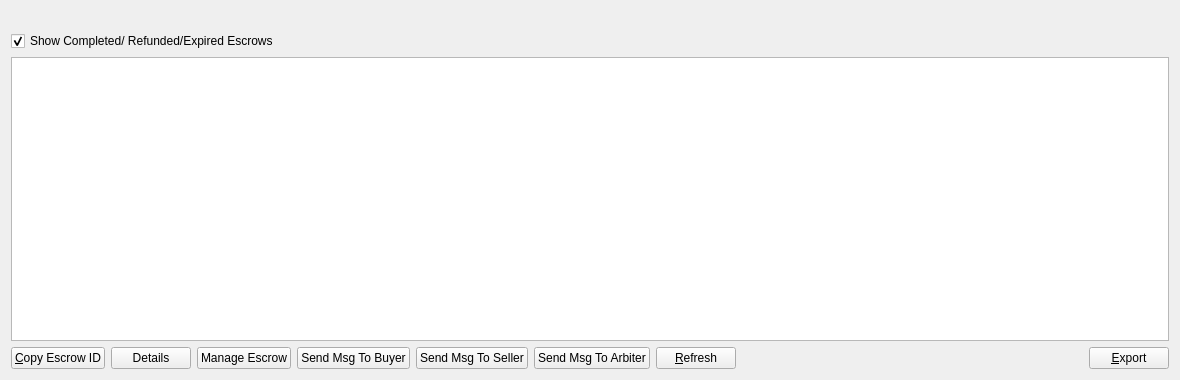
<?xml version="1.0" encoding="UTF-8"?>
<ui version="4.0">
 <class>MyEscrowListPage</class>
 <widget class="QWidget" name="MyEscrowListPage">
  <property name="geometry">
   <rect>
    <x>0</x>
    <y>0</y>
    <width>1180</width>
    <height>380</height>
   </rect>
  </property>
  <property name="windowTitle">
   <string>My Escrow List</string>
  </property>
  <layout class="QVBoxLayout" name="verticalLayout">
   <item>
    <widget class="QLabel" name="labelExplanation">
     <property name="textFormat">
      <enum>Qt::PlainText</enum>
     </property>
     <property name="wordWrap">
      <bool>true</bool>
     </property>
    </widget>
   </item>
   <item>
    <widget class="QCheckBox" name="completeCheck">
     <property name="text">
      <string>Show Completed/ Refunded/Expired Escrows</string>
     </property>
     <property name="checked">
      <bool>true</bool>
     </property>
    </widget>
   </item>
   <item>
    <widget class="QTableView" name="tableView">
     <property name="contextMenuPolicy">
      <enum>Qt::CustomContextMenu</enum>
     </property>
     <property name="toolTip">
      <string/>
     </property>
     <property name="tabKeyNavigation">
      <bool>false</bool>
     </property>
     <property name="alternatingRowColors">
      <bool>true</bool>
     </property>
     <property name="selectionMode">
      <enum>QAbstractItemView::SingleSelection</enum>
     </property>
     <property name="selectionBehavior">
      <enum>QAbstractItemView::SelectRows</enum>
     </property>
     <property name="sortingEnabled">
      <bool>true</bool>
     </property>
     <attribute name="verticalHeaderVisible">
      <bool>false</bool>
     </attribute>
    </widget>
   </item>
   <item>
    <layout class="QHBoxLayout" name="horizontalLayout">
     <item>
      <widget class="QPushButton" name="copyEscrow">
       <property name="toolTip">
        <string>Copy the currently selected escrow to the system clipboard</string>
       </property>
       <property name="text">
        <string>&amp;Copy Escrow ID</string>
       </property>
      </widget>
     </item>
     <item>
      <widget class="QPushButton" name="detailButton">
       <property name="text">
        <string>Details</string>
       </property>
      </widget>
     </item>
     <item>
      <widget class="QPushButton" name="manageButton">
       <property name="toolTip">
        <string>Release selected escrow to merchant</string>
       </property>
       <property name="text">
        <string>Manage Escrow</string>
       </property>
       <property name="iconSize">
        <size>
         <width>16</width>
         <height>16</height>
        </size>
       </property>
      </widget>
     </item>
     <item>
      <widget class="QPushButton" name="buyerMessageButton">
       <property name="toolTip">
        <string>Send message to buyer</string>
       </property>
       <property name="text">
        <string>Send Msg To Buyer</string>
       </property>
      </widget>
     </item>
     <item>
      <widget class="QPushButton" name="sellerMessageButton">
       <property name="toolTip">
        <string>Send message to seller</string>
       </property>
       <property name="text">
        <string>Send Msg To Seller</string>
       </property>
      </widget>
     </item>
     <item>
      <widget class="QPushButton" name="arbiterMessageButton">
       <property name="toolTip">
        <string>Send message to arbiter</string>
       </property>
       <property name="text">
        <string>Send Msg To Arbiter</string>
       </property>
      </widget>
     </item>
     <item>
      <widget class="QPushButton" name="refreshButton">
       <property name="maximumSize">
        <size>
         <width>16777215</width>
         <height>48</height>
        </size>
       </property>
       <property name="toolTip">
        <string>Refresh your list of escrows</string>
       </property>
       <property name="text">
        <string>&amp;Refresh</string>
       </property>
      </widget>
     </item>
     <item>
      <spacer name="horizontalSpacer">
       <property name="orientation">
        <enum>Qt::Horizontal</enum>
       </property>
       <property name="sizeHint" stdset="0">
        <size>
         <width>40</width>
         <height>20</height>
        </size>
       </property>
      </spacer>
     </item>
     <item>
      <widget class="QPushButton" name="exportButton">
       <property name="toolTip">
        <string>Export the data in the current tab to a file</string>
       </property>
       <property name="text">
        <string>&amp;Export</string>
       </property>
      </widget>
     </item>
    </layout>
   </item>
  </layout>
 </widget>
 <resources>
  <include location="../syscoin.qrc"/>
 </resources>
 <connections/>
</ui>
